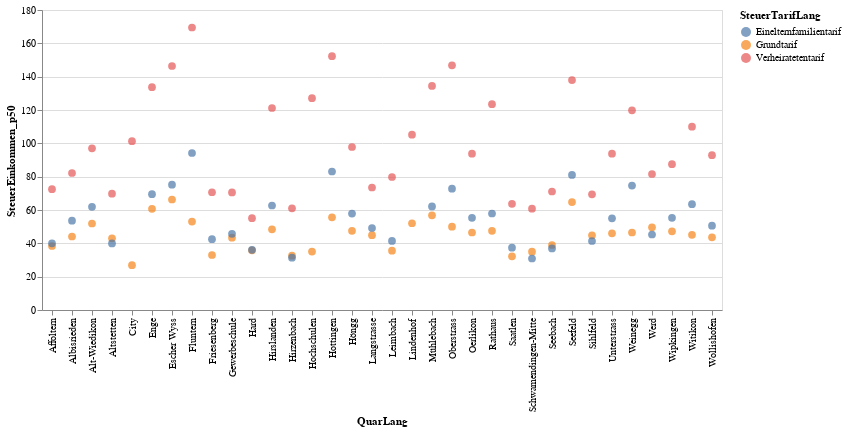

Source (notebook cell):
### Code cell
alt.Chart(myGraph).mark_circle(size=60).encode(
    x='QuarLang',
    y='SteuerEinkommen_p50',
    color='SteuerTarifLang',
    tooltip=['SteuerJahr','QuarLang','SteuerEinkommen_p25', 'SteuerEinkommen_p50','SteuerEinkommen_p75']
).interactive() # this makes the axes interactive: now you can zoom & pan

### Figure 1 — Vega-Lite specification as saved in the notebook (floating-point values rounded to 4 significant figures)
{"config": {"view": {"continuousWidth": 400, "continuousHeight": 300}}, "data": {"name": "data-7869c4683faa8578ebbe81a2ac51d036"}, "mark": {"type": "circle", "size": 60}, "encoding": {"color": {"type": "nominal", "field": "SteuerTarifLang"}, "tooltip": [{"type": "temporal", "field": "SteuerJahr"}, {"type": "nominal", "field": "QuarLang"}, {"type": "quantitative", "field": "SteuerEinkommen_p25"}, {"type": "quantitative", "field": "SteuerEinkommen_p50"}, {"type": "quantitative", "field": "SteuerEinkommen_p75"}], "x": {"type": "nominal", "field": "QuarLang"}, "y": {"type": "quantitative", "field": "SteuerEinkommen_p50"}}, "selection": {"selector006": {"type": "interval", "bind": "scales", "encodings": ["x", "y"]}}, "$schema": "https://vega.github.io/schema/vega-lite/v4.8.1.json", "datasets": {"data-7869c4683faa8578ebbe81a2ac51d036": [{"SteuerJahr": "2018-01-01T00:00:00", "QuarSort": 11, "QuarLang": "Rathaus", "SteuerTarifSort": 0, "SteuerTarifLang": "Grundtarif", "SteuerEinkommen_p50": 47.5, "SteuerEinkommen_p25": 19.4, "SteuerEinkommen_p75": 83.5}, {"SteuerJahr": "2018-01-01T00:00:00", "QuarSort": 11, "QuarLang": "Rathaus", "SteuerTarifSort": 1, "SteuerTarifLang": "Verheiratetentarif", "SteuerEinkommen_p50": 123.5, "SteuerEinkommen_p25": 73.4, "SteuerEinkommen_p75": 206.2}, {"SteuerJahr": "2018-01-01T00:00:00", "QuarSort": 11, "QuarLang": "Rathaus", "SteuerTarifSort": 2, "SteuerTarifLang": "Einelternfamilientarif", "SteuerEinkommen_p50": 57.9, "SteuerEinkommen_p25": 35.2, "SteuerEinkommen_p75": 97.9}, {"SteuerJahr": "2018-01-01T00:00:00", "QuarSort": 12, "QuarLang": "Hochschulen", "SteuerTarifSort": 0, "SteuerTarifLang": "Grundtarif", "SteuerEinkommen_p50": 35.05, "SteuerEinkommen_p25": 11.5, "SteuerEinkommen_p75": 72.8}, {"SteuerJahr": "2018-01-01T00:00:00", "QuarSort": 12, "QuarLang": "Hochschulen", "SteuerTarifSort": 1, "SteuerTarifLang": "Verheiratetentarif", "SteuerEinkommen_p50": 127.1, "SteuerEinkommen_p25": 64.4, "SteuerEinkommen_p75": 226.0}, {"SteuerJahr": "2018-01-01T00:00:00", "QuarSort": 12, "QuarLang": "Hochschulen", "SteuerTarifSort": 2, "SteuerTarifLang": "Einelternfamilientarif", "SteuerEinkommen_p50": null, "SteuerEinkommen_p25": null, "SteuerEinkommen_p75": null}, {"SteuerJahr": "2018-01-01T00:00:00", "QuarSort": 13, "QuarLang": "Lindenhof", "SteuerTarifSort": 0, "SteuerTarifLang": "Grundtarif", "SteuerEinkommen_p50": 52.05, "SteuerEinkommen_p25": 22.3, "SteuerEinkommen_p75": 89.2}, {"SteuerJahr": "2018-01-01T00:00:00", "QuarSort": 13, "QuarLang": "Lindenhof", "SteuerTarifSort": 1, "SteuerTarifLang": "Verheiratetentarif", "SteuerEinkommen_p50": 105.2, "SteuerEinkommen_p25": 65.4, "SteuerEinkommen_p75": 189.2}, {"SteuerJahr": "2018-01-01T00:00:00", "QuarSort": 13, "QuarLang": "Lindenhof", "SteuerTarifSort": 2, "SteuerTarifLang": "Einelternfamilientarif", "SteuerEinkommen_p50": null, "SteuerEinkommen_p25": null, "SteuerEinkommen_p75": null}, {"SteuerJahr": "2018-01-01T00:00:00", "QuarSort": 14, "QuarLang": "City", "SteuerTarifSort": 0, "SteuerTarifLang": "Grundtarif", "SteuerEinkommen_p50": 26.9, "SteuerEinkommen_p25": 0.2, "SteuerEinkommen_p75": 72.8}, {"SteuerJahr": "2018-01-01T00:00:00", "QuarSort": 14, "QuarLang": "City", "SteuerTarifSort": 1, "SteuerTarifLang": "Verheiratetentarif", "SteuerEinkommen_p50": 101.3, "SteuerEinkommen_p25": 48.4, "SteuerEinkommen_p75": 213.3}, {"SteuerJahr": "2018-01-01T00:00:00", "QuarSort": 14, "QuarLang": "City", "SteuerTarifSort": 2, "SteuerTarifLang": "Einelternfamilientarif", "SteuerEinkommen_p50": null, "SteuerEinkommen_p25": null, "SteuerEinkommen_p75": null}, {"SteuerJahr": "2018-01-01T00:00:00", "QuarSort": 21, "QuarLang": "Wollishofen", "SteuerTarifSort": 0, "SteuerTarifLang": "Grundtarif", "SteuerEinkommen_p50": 43.6, "SteuerEinkommen_p25": 20.0, "SteuerEinkommen_p75": 69.6}, {"SteuerJahr": "2018-01-01T00:00:00", "QuarSort": 21, "QuarLang": "Wollishofen", "SteuerTarifSort": 1, "SteuerTarifLang": "Verheiratetentarif", "SteuerEinkommen_p50": 92.9, "SteuerEinkommen_p25": 61.3, "SteuerEinkommen_p75": 150.6}, {"SteuerJahr": "2018-01-01T00:00:00", "QuarSort": 21, "QuarLang": "Wollishofen", "SteuerTarifSort": 2, "SteuerTarifLang": "Einelternfamilientarif", "SteuerEinkommen_p50": 50.6, "SteuerEinkommen_p25": 28.5, "SteuerEinkommen_p75": 80.2}, {"SteuerJahr": "2018-01-01T00:00:00", "QuarSort": 23, "QuarLang": "Leimbach", "SteuerTarifSort": 0, "SteuerTarifLang": "Grundtarif", "SteuerEinkommen_p50": 35.6, "SteuerEinkommen_p25": 15.0, "SteuerEinkommen_p75": 58.7}, {"SteuerJahr": "2018-01-01T00:00:00", "QuarSort": 23, "QuarLang": "Leimbach", "SteuerTarifSort": 1, "SteuerTarifLang": "Verheiratetentarif", "SteuerEinkommen_p50": 79.8, "SteuerEinkommen_p25": 51.1, "SteuerEinkommen_p75": 117.1}, {"SteuerJahr": "2018-01-01T00:00:00", "QuarSort": 23, "QuarLang": "Leimbach", "SteuerTarifSort": 2, "SteuerTarifLang": "Einelternfamilientarif", "SteuerEinkommen_p50": 41.45, "SteuerEinkommen_p25": 17.0, "SteuerEinkommen_p75": 63.3}, {"SteuerJahr": "2018-01-01T00:00:00", "QuarSort": 24, "QuarLang": "Enge", "SteuerTarifSort": 0, "SteuerTarifLang": "Grundtarif", "SteuerEinkommen_p50": 60.7, "SteuerEinkommen_p25": 26.7, "SteuerEinkommen_p75": 100.9}, {"SteuerJahr": "2018-01-01T00:00:00", "QuarSort": 24, "QuarLang": "Enge", "SteuerTarifSort": 1, "SteuerTarifLang": "Verheiratetentarif", "SteuerEinkommen_p50": 133.7, "SteuerEinkommen_p25": 78.8, "SteuerEinkommen_p75": 233.6}, {"SteuerJahr": "2018-01-01T00:00:00", "QuarSort": 24, "QuarLang": "Enge", "SteuerTarifSort": 2, "SteuerTarifLang": "Einelternfamilientarif", "SteuerEinkommen_p50": 69.5, "SteuerEinkommen_p25": 40.9, "SteuerEinkommen_p75": 117.4}, {"SteuerJahr": "2018-01-01T00:00:00", "QuarSort": 31, "QuarLang": "Alt-Wiedikon", "SteuerTarifSort": 0, "SteuerTarifLang": "Grundtarif", "SteuerEinkommen_p50": 51.9, "SteuerEinkommen_p25": 26.3, "SteuerEinkommen_p75": 79.4}, {"SteuerJahr": "2018-01-01T00:00:00", "QuarSort": 31, "QuarLang": "Alt-Wiedikon", "SteuerTarifSort": 1, "SteuerTarifLang": "Verheiratetentarif", "SteuerEinkommen_p50": 97.0, "SteuerEinkommen_p25": 55.25, "SteuerEinkommen_p75": 157.0}, {"SteuerJahr": "2018-01-01T00:00:00", "QuarSort": 31, "QuarLang": "Alt-Wiedikon", "SteuerTarifSort": 2, "SteuerTarifLang": "Einelternfamilientarif", "SteuerEinkommen_p50": 61.9, "SteuerEinkommen_p25": 36.7, "SteuerEinkommen_p75": 93.1}, {"SteuerJahr": "2018-01-01T00:00:00", "QuarSort": 33, "QuarLang": "Friesenberg", "SteuerTarifSort": 0, "SteuerTarifLang": "Grundtarif", "SteuerEinkommen_p50": 33.0, "SteuerEinkommen_p25": 11.2, "SteuerEinkommen_p75": 53.2}, {"SteuerJahr": "2018-01-01T00:00:00", "QuarSort": 33, "QuarLang": "Friesenberg", "SteuerTarifSort": 1, "SteuerTarifLang": "Verheiratetentarif", "SteuerEinkommen_p50": 70.65, "SteuerEinkommen_p25": 47.3, "SteuerEinkommen_p75": 103.8}, {"SteuerJahr": "2018-01-01T00:00:00", "QuarSort": 33, "QuarLang": "Friesenberg", "SteuerTarifSort": 2, "SteuerTarifLang": "Einelternfamilientarif", "SteuerEinkommen_p50": 42.5, "SteuerEinkommen_p25": 25.3, "SteuerEinkommen_p75": 64.9}, {"SteuerJahr": "2018-01-01T00:00:00", "QuarSort": 34, "QuarLang": "Sihlfeld", "SteuerTarifSort": 0, "SteuerTarifLang": "Grundtarif", "SteuerEinkommen_p50": 44.8, "SteuerEinkommen_p25": 21.3, "SteuerEinkommen_p75": 68.8}, {"SteuerJahr": "2018-01-01T00:00:00", "QuarSort": 34, "QuarLang": "Sihlfeld", "SteuerTarifSort": 1, "SteuerTarifLang": "Verheiratetentarif", "SteuerEinkommen_p50": 69.4, "SteuerEinkommen_p25": 42.0, "SteuerEinkommen_p75": 107.6}, {"SteuerJahr": "2018-01-01T00:00:00", "QuarSort": 34, "QuarLang": "Sihlfeld", "SteuerTarifSort": 2, "SteuerTarifLang": "Einelternfamilientarif", "SteuerEinkommen_p50": 41.4, "SteuerEinkommen_p25": 23.2, "SteuerEinkommen_p75": 63.5}, {"SteuerJahr": "2018-01-01T00:00:00", "QuarSort": 41, "QuarLang": "Werd", "SteuerTarifSort": 0, "SteuerTarifLang": "Grundtarif", "SteuerEinkommen_p50": 49.6, "SteuerEinkommen_p25": 23.6, "SteuerEinkommen_p75": 78.2}, {"SteuerJahr": "2018-01-01T00:00:00", "QuarSort": 41, "QuarLang": "Werd", "SteuerTarifSort": 1, "SteuerTarifLang": "Verheiratetentarif", "SteuerEinkommen_p50": 81.6, "SteuerEinkommen_p25": 37.4, "SteuerEinkommen_p75": 152.8}, {"SteuerJahr": "2018-01-01T00:00:00", "QuarSort": 41, "QuarLang": "Werd", "SteuerTarifSort": 2, "SteuerTarifLang": "Einelternfamilientarif", "SteuerEinkommen_p50": 45.3, "SteuerEinkommen_p25": 25.7, "SteuerEinkommen_p75": 76.2}, {"SteuerJahr": "2018-01-01T00:00:00", "QuarSort": 42, "QuarLang": "Langstrasse", "SteuerTarifSort": 0, "SteuerTarifLang": "Grundtarif", "SteuerEinkommen_p50": 44.9, "SteuerEinkommen_p25": 19.1, "SteuerEinkommen_p75": 73.1}, {"SteuerJahr": "2018-01-01T00:00:00", "QuarSort": 42, "QuarLang": "Langstrasse", "SteuerTarifSort": 1, "SteuerTarifLang": "Verheiratetentarif", "SteuerEinkommen_p50": 73.5, "SteuerEinkommen_p25": 41.4, "SteuerEinkommen_p75": 131.6}, {"SteuerJahr": "2018-01-01T00:00:00", "QuarSort": 42, "QuarLang": "Langstrasse", "SteuerTarifSort": 2, "SteuerTarifLang": "Einelternfamilientarif", "SteuerEinkommen_p50": 49.2, "SteuerEinkommen_p25": 30.7, "SteuerEinkommen_p75": 74.3}, {"SteuerJahr": "2018-01-01T00:00:00", "QuarSort": 44, "QuarLang": "Hard", "SteuerTarifSort": 0, "SteuerTarifLang": "Grundtarif", "SteuerEinkommen_p50": 35.8, "SteuerEinkommen_p25": 16.3, "SteuerEinkommen_p75": 57.9}, {"SteuerJahr": "2018-01-01T00:00:00", "QuarSort": 44, "QuarLang": "Hard", "SteuerTarifSort": 1, "SteuerTarifLang": "Verheiratetentarif", "SteuerEinkommen_p50": 55.1, "SteuerEinkommen_p25": 35.1, "SteuerEinkommen_p75": 80.3}, {"SteuerJahr": "2018-01-01T00:00:00", "QuarSort": 44, "QuarLang": "Hard", "SteuerTarifSort": 2, "SteuerTarifLang": "Einelternfamilientarif", "SteuerEinkommen_p50": 36.1, "SteuerEinkommen_p25": 17.9, "SteuerEinkommen_p75": 53.6}, {"SteuerJahr": "2018-01-01T00:00:00", "QuarSort": 51, "QuarLang": "Gewerbeschule", "SteuerTarifSort": 0, "SteuerTarifLang": "Grundtarif", "SteuerEinkommen_p50": 43.4, "SteuerEinkommen_p25": 20.0, "SteuerEinkommen_p75": 69.3}, {"SteuerJahr": "2018-01-01T00:00:00", "QuarSort": 51, "QuarLang": "Gewerbeschule", "SteuerTarifSort": 1, "SteuerTarifLang": "Verheiratetentarif", "SteuerEinkommen_p50": 70.55, "SteuerEinkommen_p25": 41.8, "SteuerEinkommen_p75": 112.3}, {"SteuerJahr": "2018-01-01T00:00:00", "QuarSort": 51, "QuarLang": "Gewerbeschule", "SteuerTarifSort": 2, "SteuerTarifLang": "Einelternfamilientarif", "SteuerEinkommen_p50": 45.7, "SteuerEinkommen_p25": 28.8, "SteuerEinkommen_p75": 73.1}, {"SteuerJahr": "2018-01-01T00:00:00", "QuarSort": 52, "QuarLang": "Escher Wyss", "SteuerTarifSort": 0, "SteuerTarifLang": "Grundtarif", "SteuerEinkommen_p50": 66.3, "SteuerEinkommen_p25": 39.25, "SteuerEinkommen_p75": 100.0}, {"SteuerJahr": "2018-01-01T00:00:00", "QuarSort": 52, "QuarLang": "Escher Wyss", "SteuerTarifSort": 1, "SteuerTarifLang": "Verheiratetentarif", "SteuerEinkommen_p50": 146.4, "SteuerEinkommen_p25": 90.4, "SteuerEinkommen_p75": 214.0}, {"SteuerJahr": "2018-01-01T00:00:00", "QuarSort": 52, "QuarLang": "Escher Wyss", "SteuerTarifSort": 2, "SteuerTarifLang": "Einelternfamilientarif", "SteuerEinkommen_p50": 75.2, "SteuerEinkommen_p25": 44.6, "SteuerEinkommen_p75": 111.5}, {"SteuerJahr": "2018-01-01T00:00:00", "QuarSort": 61, "QuarLang": "Unterstrass", "SteuerTarifSort": 0, "SteuerTarifLang": "Grundtarif", "SteuerEinkommen_p50": 46.0, "SteuerEinkommen_p25": 20.9, "SteuerEinkommen_p75": 72.9}, {"SteuerJahr": "2018-01-01T00:00:00", "QuarSort": 61, "QuarLang": "Unterstrass", "SteuerTarifSort": 1, "SteuerTarifLang": "Verheiratetentarif", "SteuerEinkommen_p50": 93.8, "SteuerEinkommen_p25": 59.8, "SteuerEinkommen_p75": 145.9}, {"SteuerJahr": "2018-01-01T00:00:00", "QuarSort": 61, "QuarLang": "Unterstrass", "SteuerTarifSort": 2, "SteuerTarifLang": "Einelternfamilientarif", "SteuerEinkommen_p50": 55.0, "SteuerEinkommen_p25": 34.35, "SteuerEinkommen_p75": 83.75}, {"SteuerJahr": "2018-01-01T00:00:00", "QuarSort": 63, "QuarLang": "Oberstrass", "SteuerTarifSort": 0, "SteuerTarifLang": "Grundtarif", "SteuerEinkommen_p50": 50.0, "SteuerEinkommen_p25": 20.5, "SteuerEinkommen_p75": 84.5}, {"SteuerJahr": "2018-01-01T00:00:00", "QuarSort": 63, "QuarLang": "Oberstrass", "SteuerTarifSort": 1, "SteuerTarifLang": "Verheiratetentarif", "SteuerEinkommen_p50": 146.8, "SteuerEinkommen_p25": 88.6, "SteuerEinkommen_p75": 224.4}, {"SteuerJahr": "2018-01-01T00:00:00", "QuarSort": 63, "QuarLang": "Oberstrass", "SteuerTarifSort": 2, "SteuerTarifLang": "Einelternfamilientarif", "SteuerEinkommen_p50": 72.8, "SteuerEinkommen_p25": 47.4, "SteuerEinkommen_p75": 110.5}, {"SteuerJahr": "2018-01-01T00:00:00", "QuarSort": 71, "QuarLang": "Fluntern", "SteuerTarifSort": 0, "SteuerTarifLang": "Grundtarif", "SteuerEinkommen_p50": 53.05, "SteuerEinkommen_p25": 18.0, "SteuerEinkommen_p75": 94.6}, {"SteuerJahr": "2018-01-01T00:00:00", "QuarSort": 71, "QuarLang": "Fluntern", "SteuerTarifSort": 1, "SteuerTarifLang": "Verheiratetentarif", "SteuerEinkommen_p50": 169.5, "SteuerEinkommen_p25": 105.4, "SteuerEinkommen_p75": 273.3}, {"SteuerJahr": "2018-01-01T00:00:00", "QuarSort": 71, "QuarLang": "Fluntern", "SteuerTarifSort": 2, "SteuerTarifLang": "Einelternfamilientarif", "SteuerEinkommen_p50": 94.2, "SteuerEinkommen_p25": 47.4, "SteuerEinkommen_p75": 151.8}, {"SteuerJahr": "2018-01-01T00:00:00", "QuarSort": 72, "QuarLang": "Hottingen", "SteuerTarifSort": 0, "SteuerTarifLang": "Grundtarif", "SteuerEinkommen_p50": 55.6, "SteuerEinkommen_p25": 23.4, "SteuerEinkommen_p75": 93.9}, {"SteuerJahr": "2018-01-01T00:00:00", "QuarSort": 72, "QuarLang": "Hottingen", "SteuerTarifSort": 1, "SteuerTarifLang": "Verheiratetentarif", "SteuerEinkommen_p50": 152.3, "SteuerEinkommen_p25": 92.9, "SteuerEinkommen_p75": 250.4}, {"SteuerJahr": "2018-01-01T00:00:00", "QuarSort": 72, "QuarLang": "Hottingen", "SteuerTarifSort": 2, "SteuerTarifLang": "Einelternfamilientarif", "SteuerEinkommen_p50": 83.1, "SteuerEinkommen_p25": 51.1, "SteuerEinkommen_p75": 128.0}, {"SteuerJahr": "2018-01-01T00:00:00", "QuarSort": 73, "QuarLang": "Hirslanden", "SteuerTarifSort": 0, "SteuerTarifLang": "Grundtarif", "SteuerEinkommen_p50": 48.4, "SteuerEinkommen_p25": 20.0, "SteuerEinkommen_p75": 81.0}, {"SteuerJahr": "2018-01-01T00:00:00", "QuarSort": 73, "QuarLang": "Hirslanden", "SteuerTarifSort": 1, "SteuerTarifLang": "Verheiratetentarif", "SteuerEinkommen_p50": 121.2, "SteuerEinkommen_p25": 80.2, "SteuerEinkommen_p75": 200.4}, {"SteuerJahr": "2018-01-01T00:00:00", "QuarSort": 73, "QuarLang": "Hirslanden", "SteuerTarifSort": 2, "SteuerTarifLang": "Einelternfamilientarif", "SteuerEinkommen_p50": 62.7, "SteuerEinkommen_p25": 40.2, "SteuerEinkommen_p75": 107.7}, {"SteuerJahr": "2018-01-01T00:00:00", "QuarSort": 74, "QuarLang": "Witikon", "SteuerTarifSort": 0, "SteuerTarifLang": "Grundtarif", "SteuerEinkommen_p50": 45.1, "SteuerEinkommen_p25": 19.7, "SteuerEinkommen_p75": 73.2}, {"SteuerJahr": "2018-01-01T00:00:00", "QuarSort": 74, "QuarLang": "Witikon", "SteuerTarifSort": 1, "SteuerTarifLang": "Verheiratetentarif", "SteuerEinkommen_p50": 110.0, "SteuerEinkommen_p25": 72.3, "SteuerEinkommen_p75": 170.6}, {"SteuerJahr": "2018-01-01T00:00:00", "QuarSort": 74, "QuarLang": "Witikon", "SteuerTarifSort": 2, "SteuerTarifLang": "Einelternfamilientarif", "SteuerEinkommen_p50": 63.5, "SteuerEinkommen_p25": 40.9, "SteuerEinkommen_p75": 93.1}, {"SteuerJahr": "2018-01-01T00:00:00", "QuarSort": 81, "QuarLang": "Seefeld", "SteuerTarifSort": 0, "SteuerTarifLang": "Grundtarif", "SteuerEinkommen_p50": 64.75, "SteuerEinkommen_p25": 31.35, "SteuerEinkommen_p75": 106.0}, {"SteuerJahr": "2018-01-01T00:00:00", "QuarSort": 81, "QuarLang": "Seefeld", "SteuerTarifSort": 1, "SteuerTarifLang": "Verheiratetentarif", "SteuerEinkommen_p50": 137.9, "SteuerEinkommen_p25": 83.6, "SteuerEinkommen_p75": 240.6}, {"SteuerJahr": "2018-01-01T00:00:00", "QuarSort": 81, "QuarLang": "Seefeld", "SteuerTarifSort": 2, "SteuerTarifLang": "Einelternfamilientarif", "SteuerEinkommen_p50": 81.05, "SteuerEinkommen_p25": 49.65, "SteuerEinkommen_p75": 126.2}, {"SteuerJahr": "2018-01-01T00:00:00", "QuarSort": 82, "QuarLang": "Mühlebach", "SteuerTarifSort": 0, "SteuerTarifLang": "Grundtarif", "SteuerEinkommen_p50": 56.8, "SteuerEinkommen_p25": 24.0, "SteuerEinkommen_p75": 98.1}, {"SteuerJahr": "2018-01-01T00:00:00", "QuarSort": 82, "QuarLang": "Mühlebach", "SteuerTarifSort": 1, "SteuerTarifLang": "Verheiratetentarif", "SteuerEinkommen_p50": 134.4, "SteuerEinkommen_p25": 80.95, "SteuerEinkommen_p75": 217.2}, {"SteuerJahr": "2018-01-01T00:00:00", "QuarSort": 82, "QuarLang": "Mühlebach", "SteuerTarifSort": 2, "SteuerTarifLang": "Einelternfamilientarif", "SteuerEinkommen_p50": 62.15, "SteuerEinkommen_p25": 36.9, "SteuerEinkommen_p75": 107.2}, {"SteuerJahr": "2018-01-01T00:00:00", "QuarSort": 83, "QuarLang": "Weinegg", "SteuerTarifSort": 0, "SteuerTarifLang": "Grundtarif", "SteuerEinkommen_p50": 46.5, "SteuerEinkommen_p25": 16.0, "SteuerEinkommen_p75": 79.1}, {"SteuerJahr": "2018-01-01T00:00:00", "QuarSort": 83, "QuarLang": "Weinegg", "SteuerTarifSort": 1, "SteuerTarifLang": "Verheiratetentarif", "SteuerEinkommen_p50": 119.8, "SteuerEinkommen_p25": 74.9, "SteuerEinkommen_p75": 203.5}, {"SteuerJahr": "2018-01-01T00:00:00", "QuarSort": 83, "QuarLang": "Weinegg", "SteuerTarifSort": 2, "SteuerTarifLang": "Einelternfamilientarif", "SteuerEinkommen_p50": 74.65, "SteuerEinkommen_p25": 44.9, "SteuerEinkommen_p75": 116.2}, {"SteuerJahr": "2018-01-01T00:00:00", "QuarSort": 91, "QuarLang": "Albisrieden", "SteuerTarifSort": 0, "SteuerTarifLang": "Grundtarif", "SteuerEinkommen_p50": 44.1, "SteuerEinkommen_p25": 21.8, "SteuerEinkommen_p75": 66.2}, {"SteuerJahr": "2018-01-01T00:00:00", "QuarSort": 91, "QuarLang": "Albisrieden", "SteuerTarifSort": 1, "SteuerTarifLang": "Verheiratetentarif", "SteuerEinkommen_p50": 82.2, "SteuerEinkommen_p25": 55.1, "SteuerEinkommen_p75": 118.3}, {"SteuerJahr": "2018-01-01T00:00:00", "QuarSort": 91, "QuarLang": "Albisrieden", "SteuerTarifSort": 2, "SteuerTarifLang": "Einelternfamilientarif", "SteuerEinkommen_p50": 53.6, "SteuerEinkommen_p25": 32.3, "SteuerEinkommen_p75": 77.7}, {"SteuerJahr": "2018-01-01T00:00:00", "QuarSort": 92, "QuarLang": "Altstetten", "SteuerTarifSort": 0, "SteuerTarifLang": "Grundtarif", "SteuerEinkommen_p50": 43.0, "SteuerEinkommen_p25": 20.2, "SteuerEinkommen_p75": 64.8}, {"SteuerJahr": "2018-01-01T00:00:00", "QuarSort": 92, "QuarLang": "Altstetten", "SteuerTarifSort": 1, "SteuerTarifLang": "Verheiratetentarif", "SteuerEinkommen_p50": 69.8, "SteuerEinkommen_p25": 45.8, "SteuerEinkommen_p75": 100.9}, {"SteuerJahr": "2018-01-01T00:00:00", "QuarSort": 92, "QuarLang": "Altstetten", "SteuerTarifSort": 2, "SteuerTarifLang": "Einelternfamilientarif", "SteuerEinkommen_p50": 39.95, "SteuerEinkommen_p25": 20.4, "SteuerEinkommen_p75": 61.0}, {"SteuerJahr": "2018-01-01T00:00:00", "QuarSort": 101, "QuarLang": "Höngg", "SteuerTarifSort": 0, "SteuerTarifLang": "Grundtarif", "SteuerEinkommen_p50": 47.5, "SteuerEinkommen_p25": 22.4, "SteuerEinkommen_p75": 72.7}, {"SteuerJahr": "2018-01-01T00:00:00", "QuarSort": 101, "QuarLang": "Höngg", "SteuerTarifSort": 1, "SteuerTarifLang": "Verheiratetentarif", "SteuerEinkommen_p50": 97.8, "SteuerEinkommen_p25": 65.3, "SteuerEinkommen_p75": 146.3}, {"SteuerJahr": "2018-01-01T00:00:00", "QuarSort": 101, "QuarLang": "Höngg", "SteuerTarifSort": 2, "SteuerTarifLang": "Einelternfamilientarif", "SteuerEinkommen_p50": 57.85, "SteuerEinkommen_p25": 35.15, "SteuerEinkommen_p75": 86.4}, {"SteuerJahr": "2018-01-01T00:00:00", "QuarSort": 102, "QuarLang": "Wipkingen", "SteuerTarifSort": 0, "SteuerTarifLang": "Grundtarif", "SteuerEinkommen_p50": 47.2, "SteuerEinkommen_p25": 22.95, "SteuerEinkommen_p75": 70.1}, {"SteuerJahr": "2018-01-01T00:00:00", "QuarSort": 102, "QuarLang": "Wipkingen", "SteuerTarifSort": 1, "SteuerTarifLang": "Verheiratetentarif", "SteuerEinkommen_p50": 87.5, "SteuerEinkommen_p25": 57.9, "SteuerEinkommen_p75": 133.2}, {"SteuerJahr": "2018-01-01T00:00:00", "QuarSort": 102, "QuarLang": "Wipkingen", "SteuerTarifSort": 2, "SteuerTarifLang": "Einelternfamilientarif", "SteuerEinkommen_p50": 55.3, "SteuerEinkommen_p25": 31.8, "SteuerEinkommen_p75": 78.8}, {"SteuerJahr": "2018-01-01T00:00:00", "QuarSort": 111, "QuarLang": "Affoltern", "SteuerTarifSort": 0, "SteuerTarifLang": "Grundtarif", "SteuerEinkommen_p50": 38.4, "SteuerEinkommen_p25": 17.5, "SteuerEinkommen_p75": 59.4}, {"SteuerJahr": "2018-01-01T00:00:00", "QuarSort": 111, "QuarLang": "Affoltern", "SteuerTarifSort": 1, "SteuerTarifLang": "Verheiratetentarif", "SteuerEinkommen_p50": 72.5, "SteuerEinkommen_p25": 48.0, "SteuerEinkommen_p75": 101.5}, {"SteuerJahr": "2018-01-01T00:00:00", "QuarSort": 111, "QuarLang": "Affoltern", "SteuerTarifSort": 2, "SteuerTarifLang": "Einelternfamilientarif", "SteuerEinkommen_p50": 40.0, "SteuerEinkommen_p25": 20.0, "SteuerEinkommen_p75": 61.0}, {"SteuerJahr": "2018-01-01T00:00:00", "QuarSort": 115, "QuarLang": "Oerlikon", "SteuerTarifSort": 0, "SteuerTarifLang": "Grundtarif", "SteuerEinkommen_p50": 46.5, "SteuerEinkommen_p25": 21.2, "SteuerEinkommen_p75": 71.2}, {"SteuerJahr": "2018-01-01T00:00:00", "QuarSort": 115, "QuarLang": "Oerlikon", "SteuerTarifSort": 1, "SteuerTarifLang": "Verheiratetentarif", "SteuerEinkommen_p50": 93.8, "SteuerEinkommen_p25": 57.2, "SteuerEinkommen_p75": 143.4}, {"SteuerJahr": "2018-01-01T00:00:00", "QuarSort": 115, "QuarLang": "Oerlikon", "SteuerTarifSort": 2, "SteuerTarifLang": "Einelternfamilientarif", "SteuerEinkommen_p50": 55.3, "SteuerEinkommen_p25": 28.05, "SteuerEinkommen_p75": 84.8}, {"SteuerJahr": "2018-01-01T00:00:00", "QuarSort": 119, "QuarLang": "Seebach", "SteuerTarifSort": 0, "SteuerTarifLang": "Grundtarif", "SteuerEinkommen_p50": 39.0, "SteuerEinkommen_p25": 17.7, "SteuerEinkommen_p75": 61.0}, {"SteuerJahr": "2018-01-01T00:00:00", "QuarSort": 119, "QuarLang": "Seebach", "SteuerTarifSort": 1, "SteuerTarifLang": "Verheiratetentarif", "SteuerEinkommen_p50": 71.1, "SteuerEinkommen_p25": 44.8, "SteuerEinkommen_p75": 105.9}, {"SteuerJahr": "2018-01-01T00:00:00", "QuarSort": 119, "QuarLang": "Seebach", "SteuerTarifSort": 2, "SteuerTarifLang": "Einelternfamilientarif", "SteuerEinkommen_p50": 36.95, "SteuerEinkommen_p25": 14.2, "SteuerEinkommen_p75": 57.8}, {"SteuerJahr": "2018-01-01T00:00:00", "QuarSort": 121, "QuarLang": "Saatlen", "SteuerTarifSort": 0, "SteuerTarifLang": "Grundtarif", "SteuerEinkommen_p50": 32.2, "SteuerEinkommen_p25": 12.8, "SteuerEinkommen_p75": 52.9}, {"SteuerJahr": "2018-01-01T00:00:00", "QuarSort": 121, "QuarLang": "Saatlen", "SteuerTarifSort": 1, "SteuerTarifLang": "Verheiratetentarif", "SteuerEinkommen_p50": 63.7, "SteuerEinkommen_p25": 40.1, "SteuerEinkommen_p75": 91.2}, {"SteuerJahr": "2018-01-01T00:00:00", "QuarSort": 121, "QuarLang": "Saatlen", "SteuerTarifSort": 2, "SteuerTarifLang": "Einelternfamilientarif", "SteuerEinkommen_p50": 37.4, "SteuerEinkommen_p25": 16.0, "SteuerEinkommen_p75": 55.7}, {"SteuerJahr": "2018-01-01T00:00:00", "QuarSort": 122, "QuarLang": "Schwamendingen-Mitte", "SteuerTarifSort": 0, "SteuerTarifLang": "Grundtarif", "SteuerEinkommen_p50": 35.0, "SteuerEinkommen_p25": 16.5, "SteuerEinkommen_p75": 52.6}, {"SteuerJahr": "2018-01-01T00:00:00", "QuarSort": 122, "QuarLang": "Schwamendingen-Mitte", "SteuerTarifSort": 1, "SteuerTarifLang": "Verheiratetentarif", "SteuerEinkommen_p50": 60.8, "SteuerEinkommen_p25": 38.5, "SteuerEinkommen_p75": 88.3}, {"SteuerJahr": "2018-01-01T00:00:00", "QuarSort": 122, "QuarLang": "Schwamendingen-Mitte", "SteuerTarifSort": 2, "SteuerTarifLang": "Einelternfamilientarif", "SteuerEinkommen_p50": 30.9, "SteuerEinkommen_p25": 10.1, "SteuerEinkommen_p75": 48.0}, {"SteuerJahr": "2018-01-01T00:00:00", "QuarSort": 123, "QuarLang": "Hirzenbach", "SteuerTarifSort": 0, "SteuerTarifLang": "Grundtarif", "SteuerEinkommen_p50": 32.6, "SteuerEinkommen_p25": 11.5, "SteuerEinkommen_p75": 51.8}, {"SteuerJahr": "2018-01-01T00:00:00", "QuarSort": 123, "QuarLang": "Hirzenbach", "SteuerTarifSort": 1, "SteuerTarifLang": "Verheiratetentarif", "SteuerEinkommen_p50": 61.0, "SteuerEinkommen_p25": 39.35, "SteuerEinkommen_p75": 85.9}, {"SteuerJahr": "2018-01-01T00:00:00", "QuarSort": 123, "QuarLang": "Hirzenbach", "SteuerTarifSort": 2, "SteuerTarifLang": "Einelternfamilientarif", "SteuerEinkommen_p50": 31.4, "SteuerEinkommen_p25": 15.7, "SteuerEinkommen_p75": 47.4}]}}
